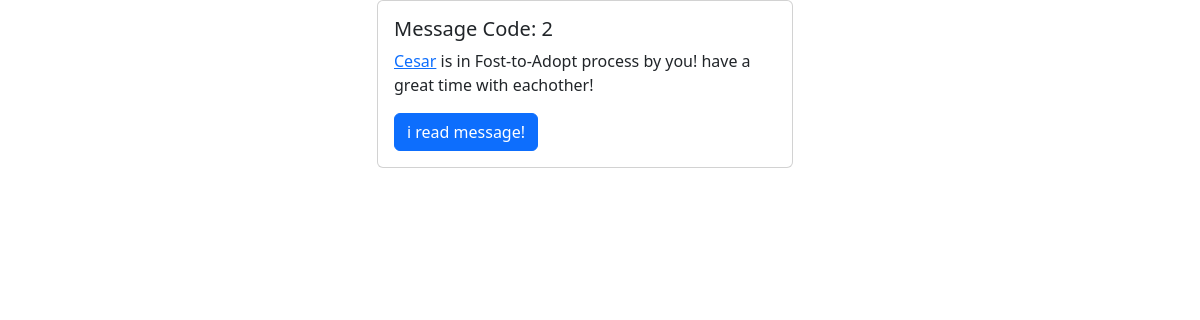
/messages.php (signed in), run on the app's committed database.
### tables this page shows
CREATE TABLE `messages` (
  `id` int(11) NOT NULL,
  `sender_id` int(11) DEFAULT NULL,
  `receiver_id` int(11) DEFAULT NULL,
  `content` text DEFAULT NULL,
  `timestamp` datetime DEFAULT current_timestamp()
);

### messages.php (the view, shortened to what this page needs)
<?php
require_once 'db_connect.php';
$sql1 = "SELECT * FROM messages where receiver_id=".$_SESSION['user'];
$result = mysqli_query($connection ,$sql1);
$layer="";
$layer.="<div class='d-flex justify-content-center'><div class='grid-container-msg'>";
if(mysqli_num_rows($result) > 0){
    while($rows = mysqli_fetch_assoc($result)){
        $layer.="
            <div class='card' style='width: 26rem;'>
            <div class='card-body'>
            <h5 class='card-title'>Message Code: {$rows['id']}</h5>
            <p class='card-text'>{$rows['content']}
            </p>
            <a href='detail.php?detail={$rows['id']}' class='btn btn-primary'>i read message!</a>";
        $layer.="</div>
            </div>";
    }
}
$layer.="</div></div>";
?>
<!DOCTYPE html>
<html lang="en">
<head>
    <link href="https://cdn.jsdelivr.net/npm/bootstrap@5.3.1/dist/css/bootstrap.min.css" rel="stylesheet">
    <link rel="stylesheet" href="Public/components/css/main.css">
</head>
<body>
    <?=$layer ?>
</body>
</html>

### public/components/css/main.css (style rules this page uses)
.grid-container-msg { display: grid; grid-template-columns: auto auto; grid-gap: 30px; padding: 0px; }

### data on the page
messages: id "2", content "Cesar is in Fost-to-Adopt process by you! have a great time with eachother!"
